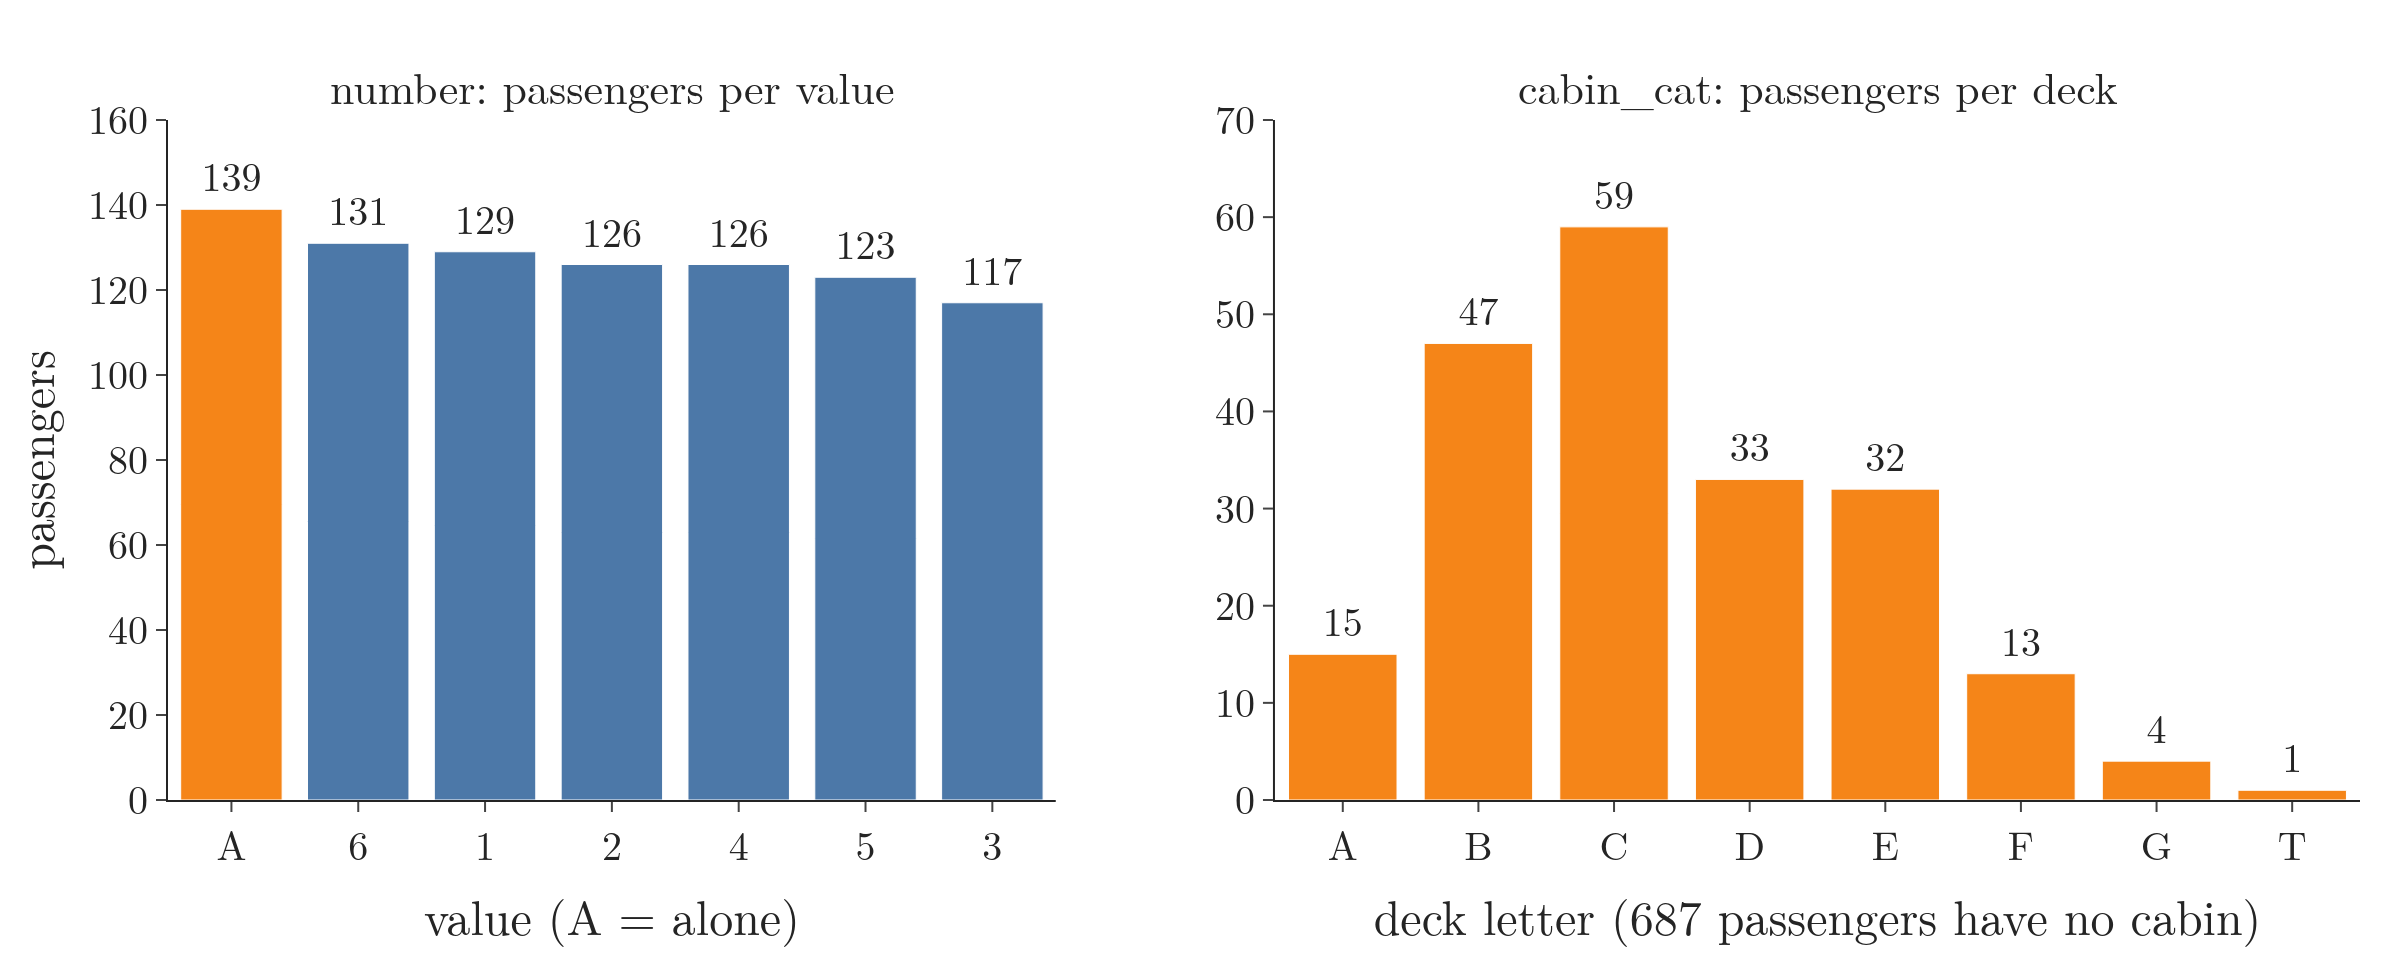

The Python source for this figure:
"""Plotly chart for Note ML-032: how often each value of `number` appears, and passengers per cabin deck."""
from pathlib import Path
import pandas as pd
import plotly.graph_objects as go
from plotly.subplots import make_subplots

here = Path(__file__).parent
BLUE, ORANGE = "#4C78A8", "#F58518"
df = pd.read_csv(here.parent / "data" / "titanic.csv")

number = df["number"].value_counts()
deck = df["Cabin"].str[0].value_counts().sort_index()

fig = make_subplots(1, 2, horizontal_spacing=0.1, column_widths=[0.45, 0.55],
                    subplot_titles=["number: passengers per value", "cabin_cat: passengers per deck"])
fig.add_trace(go.Bar(x=number.index, y=number.values, text=number.values, textposition="outside",
                     marker_color=[ORANGE if v == "A" else BLUE for v in number.index]), 1, 1)
fig.add_trace(go.Bar(x=deck.index, y=deck.values, text=deck.values, textposition="outside",
                     marker_color=ORANGE), 1, 2)
fig.update_yaxes(title="passengers", range=[0, 160], row=1, col=1)
fig.update_yaxes(range=[0, 70], row=1, col=2)
fig.update_xaxes(title="value (A = alone)", type="category", row=1, col=1)
fig.update_xaxes(title="deck letter (687 passengers have no cabin)", row=1, col=2)
fig.update_layout(template="simple_white", width=1200, height=480, showlegend=False,
                  font=dict(family="Latin Modern Roman", size=20), margin=dict(l=70, r=20, t=60, b=70))
fig.update_annotations(font_size=22)
fig.write_image(here / "counts.png", scale=2)
fig.write_image(here / "counts.pdf")
